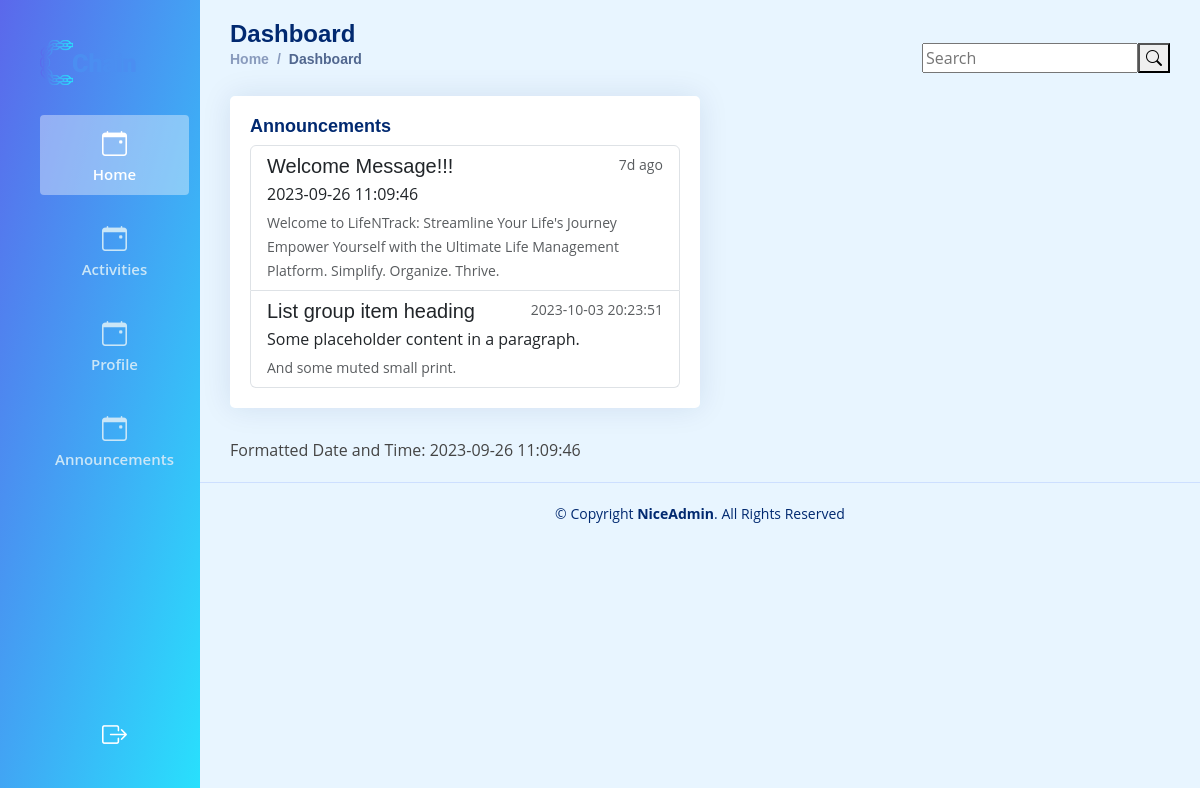
The app's page /client/pages/user/announcements.php with its own data.
### tables this page shows
CREATE TABLE `announcement` (
  `id` int(11) NOT NULL,
  `subject` varchar(50) NOT NULL,
  `content` varchar(255) NOT NULL,
  `timeCreated` timestamp NOT NULL DEFAULT current_timestamp(),
  `adminId` int(11) NOT NULL
);

### server/controllers/getAnnouncement.php (called while the page is built, shortened)
<?php
$conn = getConnection();
$sql = "SELECT * FROM announcement where id = 1";
$result = mysqli_query($conn, $sql);
$announcement = mysqli_fetch_assoc($result);
include_once("getTimeGap.php");
$storedDate = $announcement['timeCreated'];
$timeGap = getTimeGap($storedDate);
$current = new DateTime();
?>

### server/controllers/getTimeGap.php (called while the page is built, shortened)
<?php
function getTimeGap($storedDate) {
    $storedDateTime = new DateTime($storedDate);
    $currentDateTime = new DateTime();
    $interval = $storedDateTime->diff($currentDateTime);
    $years = $interval->y;
    $months = $interval->m;
    $days = $interval->d;
    $hours = $interval->h;
    $minutes = $interval->i;
    $seconds = $interval->s;
    if ($years > 0) {
        return $years . "y ago";
    } elseif ($months > 0) {
        return $months . "mo ago";
    } elseif ($days > 0) {
        return $days . "d ago";
    } elseif ($hours > 0) {
        return $hours . "h ago";
    } elseif ($minutes > 0) {
        return $minutes . "m ago";
    } elseif ($seconds > 0) {
        return $seconds . "s ago";
    } else {
        return "Just now";
    }
}
?>

### client/pages/user/announcements.php (the view, shortened to what this page needs)
<?php include_once("../../../server/controllers/getAnnouncement.php") ?>
<!DOCTYPE html>
<html lang="en">
<head>
    <?php include_once("../../components/vendorCSSLinks.php") ?>
    <link rel="stylesheet" href="../../assets/css/main.css">
    <link rel="stylesheet" href="../../assets/css/user.css">
</head>
<body>
    <?php include_once("../../components/sidebar.php") ?>
    <main id="main" class="main user-main">
        <div class="page-header d-flex align-items-center">
            <div class="pagetitle">
                <h1>Dashboard</h1>
                <nav>
                    <ol class="breadcrumb">
                        <li class="breadcrumb-item"><a href="index.html">Home</a></li>
                        <li class="breadcrumb-item active">Dashboard</li>
                    </ol>
                </nav>
            </div>
            <div class="search-bar">
                <form class="search-form d-flex align-items-center" method="POST" action="#">
                    <input type="text" name="query" placeholder="Search" title="Enter search keyword">
                    <button type="submit" title="Search"><i class="bi bi-search"></i></button>
                </form>
            </div>
        </div>
        <div class="card col-6">
            <div class="card-body">
                <h5 class="card-title">Announcements</h5>
                <div class="list-group">
                    <a href="#" class="list-group-item list-group-item-action">
                        <div class="d-flex w-100 justify-content-between">
                            <h5 class="mb-1"><?= $announcement['subject']?></h5>
                            <small class="text-muted"><?= $timeGap ?></small>
                        </div>
                        <p class="mb-1"><?= $announcement["timeCreated"]?></p>
                        <small class="text-muted"><?= $announcement['content']?></small>
                    </a>
                    <a href="#" class="list-group-item list-group-item-action">
                        <div class="d-flex w-100 justify-content-between">
                            <h5 class="mb-1">List group item heading</h5>
                            <small class="text-muted"><?= $current->format('Y-m-d H:i:s') ?></small>
                        </div>
                        <p class="mb-1">Some placeholder content in a paragraph.</p>
                        <small class="text-muted">And some muted small print.</small>
                    </a>
                </div>
            </div>
        </div>
        <?php
        $date = $announcement['timeCreated'];
        try {
            $dateTimeObject = new DateTime($date);
            echo "Formatted Date and Time: " . $dateTimeObject->format('Y-m-d H:i:s');
        } catch (Exception $e) {
            echo "Error: " . $e->getMessage();
        }
        ?>
    </main>
    <?php include_once("../../components/footer.php") ?>
</body>
</html>

### client/assets/css/main.css (style rules this page uses)
body { position: relative; }
.user-main { margin-top: 0 !important; padding: 50px; background-size: cover; }
#main { position: relative; height: fit-content; overflow: hidden; }
.page-header { z-index: 99; justify-content: space-between; }

### client/assets/css/user.css (style rules this page uses)
:root { scroll-behavior: smooth; }
body { font-family: "Open Sans", sans-serif; background: #e8f5ff !important; color: #444444; }
a { color: #4154f1; text-decoration: none; }
h1, h2, h3, h4, h5, h6 { font-family: "Nunito", sans-serif; }
#main { margin-top: 60px; padding: 20px 30px; transition: all 0.3s; margin-left: 200px; }
.pagetitle { margin-bottom: 10px; }
.pagetitle h1 { font-size: 24px; margin-bottom: 0; font-weight: 600; color: #012970; }
.card { margin-bottom: 30px; border: none !important; border-radius: 5px; box-shadow: 0px 0 30px rgba(1, 41, 112, 0.1); }
.card-title { font-size: 18px; font-weight: bold; color: #012970 !important; font-family: "Poppins", sans-serif; margin-bottom: .5rem !important; }
.card-body { padding: 20px; }
.breadcrumb { font-size: 14px; font-family: "Nunito", sans-serif; color: #899bbd; font-weight: 600; }
.breadcrumb a { color: #899bbd; transition: 0.3s; }
.breadcrumb .breadcrumb-item::before { color: #899bbd; }
.breadcrumb .active { color: #51678f; font-weight: 600; }
@media (min-width: 1200px) { #main, #footer { margin-left: 200px; } }

### records on screen
announcement: subject "Welcome Message!!!", timeCreated "7d ago", timeCreated "2023-09-26 11:09:46", content "Welcome to LifeNTrack: Streamline Your Life's Journey Empower Yourself with the Ultimate Life Management Platform. Simplify. Organize. Thrive."

### other values on screen
$current->format('Y-m-d H:i:s') "2023-10-03 20:23:51"
